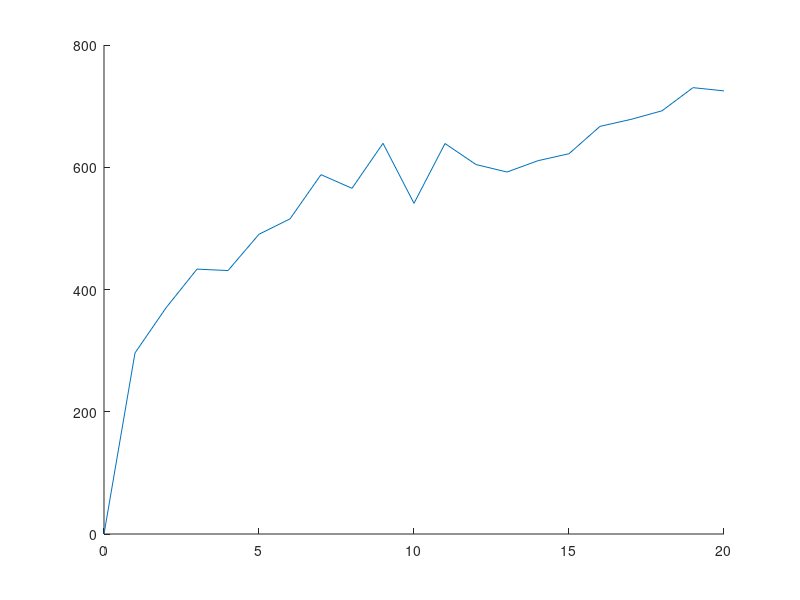

Reproduce this figure in MATLAB. (Note: this script raises an error after producing the figure.)
  M5 =  csvread("output-stage1-5.txt");
  M3 =  csvread("output-stage1-3.txt");
  #M1 =  csvread("output-stage1-5.csv");
  x=M5(:,1); % reading its first column
  mean5=M5(:,2);
  mean3=M3(:,2);
  h = plot(x,mean5,x,mean3)
  legend("Mean of millisends","Mean of millisends", 'Location',	'northwest')

  set(h(1),'linewidth',2.5);
  set(h(2),'linewidth',2.5);
  #xt = get(gca, 'xtick'); 
  #set(gca, 'xticklabel', sprintf('10^%d', xt));
